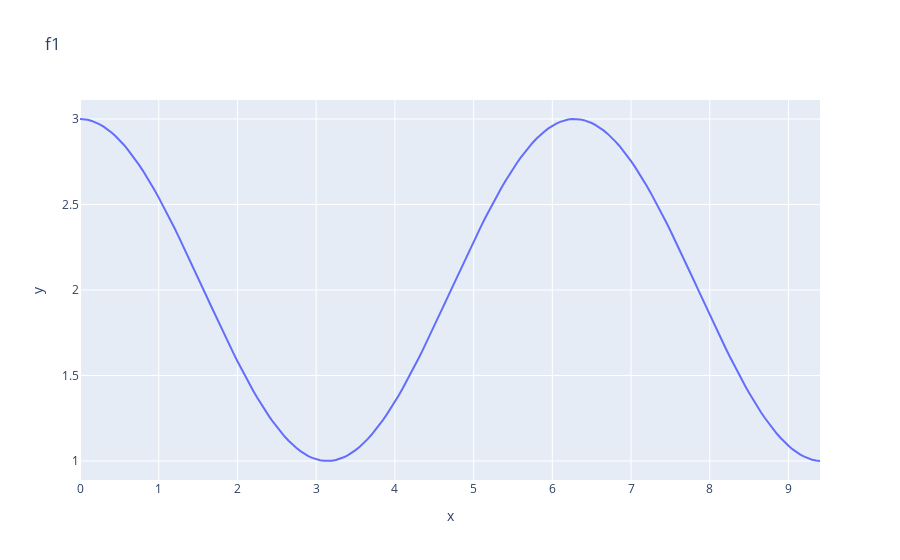

The cell this chart's notebook holds for it:
### Code cell
import plotly.express as px

fig = px.line(x = x, y=y, title='f1')
fig.show()

### Figure 1 — Plotly figure (JSON) as saved in the notebook; plotly's stock layout.template omitted (floating-point values rounded to 4 significant figures; data arrays with more than 128 entries replaced by an {"elided": "..."} marker saying what was removed)
{"data": [{"hovertemplate": "x=%{x}<br>y=%{y}<extra></extra>", "legendgroup": "", "line": {"color": "#636efa", "dash": "solid"}, "marker": {"symbol": "circle"}, "mode": "lines", "name": "", "orientation": "v", "showlegend": false, "type": "scatter", "x": {"elided": "189 float values"}, "xaxis": "x", "y": {"elided": "189 float values"}, "yaxis": "y"}], "layout": {"legend": {"tracegroupgap": 0}, "title": {"text": "f1"}, "xaxis": {"anchor": "y", "domain": [0, 1], "title": {"text": "x"}}, "yaxis": {"anchor": "x", "domain": [0, 1], "title": {"text": "y"}}}}
